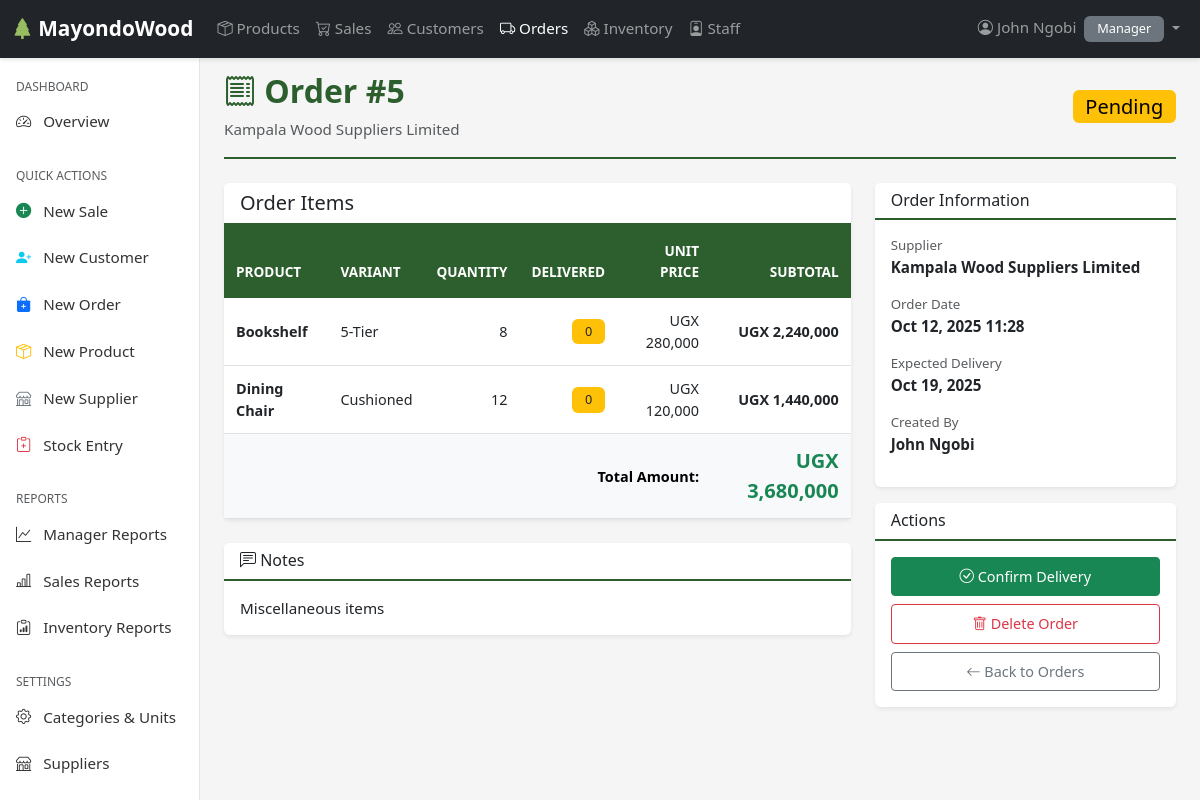
/orders/5/ (signed in), run on the app's committed database.
### users/models.py (models this page shows, shortened)
class Employee(AbstractUser):
    ROLES = [
        ('SALES', 'Sales'),
        ('INVENTORY', 'Inventory'),
        ('MANAGER', 'Manager'),
    ]
    role = models.CharField(max_length=20, choices=ROLES)
    phone = models.CharField(max_length=15, blank=True, null=True)
    address = models.TextField(blank=True, null=True)
    is_active = models.BooleanField(default=True)
    created_at = models.DateTimeField(auto_now_add=True)
    updated_at = models.DateTimeField(auto_now=True)
    class Meta:
        ordering = ['-date_joined']
        verbose_name = 'Employee'
        verbose_name_plural = 'Employees'

### orders/models.py (models this page shows, shortened)
class Order(models.Model):
    STATUS_CHOICES = [
        ('PENDING', 'Pending'),
        ('DELIVERED', 'Delivered'),
        ('PARTIAL', 'Partially Delivered'),
        ('CANCELLED', 'Cancelled'),
    ]
    supplier = models.ForeignKey(Supplier, on_delete=models.PROTECT, related_name='orders')
    order_date = models.DateTimeField(auto_now_add=True)
    expected_delivery = models.DateField(null=True, blank=True)
    created_by = models.ForeignKey(Employee, on_delete=models.SET_NULL, null=True, related_name='created_orders')
    received_by = models.ForeignKey(Employee, on_delete=models.SET_NULL, null=True, blank=True, related_name='confirmed_orders')
    received_date = models.DateTimeField(null=True, blank=True)
    notes = models.TextField(blank=True)
    status = models.CharField(max_length=20, choices=STATUS_CHOICES, default='PENDING')
    created_at = models.DateTimeField(auto_now_add=True)
    updated_at = models.DateTimeField(auto_now=True)
    class Meta:
        ordering = ['-order_date']
    @property
    def total_amount(self):
        return sum(item.subtotal for item in self.items.all())

class Supplier(models.Model):
    name = models.CharField(max_length=100, unique=True)
    email = models.EmailField(blank=True)
    phone = models.CharField(max_length=20, blank=True)
    contact_person  = models.CharField(max_length=100)
    address = models.TextField(blank=True)
    notes = models.TextField(blank=True)
    is_active = models.BooleanField(default=True)
    created_at = models.DateTimeField(auto_now_add=True)
    updated_at = models.DateTimeField(auto_now=True)
    class Meta:
        ordering = ['name']

class OrderItem(models.Model):
    order = models.ForeignKey(Order, on_delete=models.CASCADE, related_name='items')
    variant = models.ForeignKey('products.ProductVariant', on_delete=models.PROTECT, related_name='order_items')
    quantity = models.PositiveIntegerField(validators=[MinValueValidator(1)])
    delivered_quantity = models.PositiveIntegerField(default=0)
    unit_price = models.IntegerField()
    is_delivered = models.BooleanField(default=False)
    notes = models.TextField(blank=True)
    created_at = models.DateTimeField(auto_now_add=True)
    updated_at = models.DateTimeField(auto_now=True)
    @property
    def subtotal(self):
        return self.quantity * self.unit_price

### products/models.py (models this page shows, shortened)
class ProductVariant(models.Model):
    product = models.ForeignKey(Product, on_delete=models.CASCADE, related_name='variants')
    variant_name = models.CharField(max_length=100)
    price = models.IntegerField(default=0)
    stock_quantity = models.PositiveIntegerField(default=0)
    reorder_level = models.PositiveIntegerField(default=5)
    is_active = models.BooleanField(default=True)
    created_at = models.DateTimeField(auto_now_add=True)
    updated_at = models.DateTimeField(auto_now=True)
    class Meta:
        ordering = ['product__name', 'variant_name']
        unique_together = [['product', 'variant_name']]

class Product(models.Model):
    name = models.CharField(max_length=100)
    category = models.ForeignKey(Category, on_delete=models.PROTECT, related_name='products')
    unit = models.ForeignKey(Unit, on_delete=models.PROTECT, related_name='products')
    supplier = models.ForeignKey('orders.Supplier', on_delete=models.SET_NULL, null=True, blank=True, related_name='products')
    description = models.TextField(blank=True)
    is_active = models.BooleanField(default=True)
    created_at = models.DateTimeField(auto_now_add=True)
    updated_at = models.DateTimeField(auto_now=True)
    class Meta:
        ordering = ['name']
        unique_together = [['name', 'category']]

### orders/views.py (the view)
# urls.py: path('<int:pk>/', views.order_detail, name='order_detail'),
@login_required
@user_passes_test(is_inventory_or_manager, login_url="users:login")
def order_detail(request, pk):
    order = get_object_or_404(
        Order.objects.select_related('supplier', 'created_by', 'received_by')
        .prefetch_related('items__variant__product'),
        pk=pk
    )
    return render(request, 'orders/order_detail.html', {
        'order': order,
        'title': f"Order #{order.id} Details"
    })

### orders/views.py (called while the page is built)
def is_inventory_or_manager(user):
    return user.is_authenticated and user.role in ['INVENTORY', 'MANAGER']

### orders/templates/orders/order_detail.html (shortened to what this page needs)
{% extends 'base.html' %}
{% load static humanize %}
{% block content %}
<div class="page-header mb-4">
    <div class="d-flex justify-content-between align-items-center">
        <div>
            <h1><i class="bi bi-receipt"></i> Order #{{ order.id }}</h1>
            <p class="text-muted mb-0">{{ order.supplier.name }}</p>
        </div>
        <div>
            <span class="badge badge-{{ order.status|lower }} fs-5">
                {{ order.get_status_display }}
            </span>
        </div>
    </div>
</div>
<div class="row">
    <div class="col-lg-8">
        <div class="card mb-4">
            <div class="card-header">
                <h5 class="mb-0">Order Items</h5>
            </div>
            <div class="card-body p-0">
                <div class="table-responsive">
                    <table class="table table-hover mb-0">
                        <thead>
                            <tr>
                                <th>Product</th>
                                <th>Variant</th>
                                <th class="text-end">Quantity</th>
                                <th class="text-end">Delivered</th>
                                <th class="text-end">Unit Price</th>
                                <th class="text-end">Subtotal</th>
                            </tr>
                        </thead>
                        <tbody>
                            {% for item in order.items.all %}
                            <tr>
                                <td><strong>{{ item.variant.product.name }}</strong></td>
                                <td>{{ item.variant.variant_name }}</td>
                                <td class="text-end">{{ item.quantity }}</td>
                                <td class="text-end">
                                    <span class="badge {% if item.is_delivered %}bg-success{% else %}bg-warning text-dark{% endif %}">
                                        {{ item.delivered_quantity }}
                                    </span>
                                </td>
                                <td class="text-end">UGX {{ item.unit_price|floatformat:0|intcomma }}</td>
                                <td class="text-end"><strong>UGX {{ item.subtotal|floatformat:0|intcomma }}</strong></td>
                            </tr>
                            {% endfor %}
                        </tbody>
                        <tfoot>
                            <tr class="table-light">
                                <td colspan="5" class="text-end"><strong>Total Amount:</strong></td>
                                <td class="text-end">
                                    <strong class="fs-5 text-success">UGX {{ order.total_amount|floatformat:0|intcomma }}</strong>
                                </td>
                            </tr>
                        </tfoot>
                    </table>
                </div>
            </div>
        </div>
        {% if order.notes %}
        <div class="card">
            <div class="card-header">
                <h6 class="mb-0"><i class="bi bi-chat-left-text"></i> Notes</h6>
            </div>
            <div class="card-body">
                <p class="mb-0">{{ order.notes }}</p>
            </div>
        </div>
        {% endif %}
    </div>
    <div class="col-lg-4">
        <div class="card mb-3">
            <div class="card-header">
                <h6 class="mb-0">Order Information</h6>
            </div>
            <div class="card-body">
                <div class="mb-3">
                    <small class="text-muted d-block">Supplier</small>
                    <strong>{{ order.supplier.name }}</strong>
                </div>
                <div class="mb-3">
                    <small class="text-muted d-block">Order Date</small>
                    <strong>{{ order.order_date|date:"M d, Y H:i" }}</strong>
                </div>
                {% if order.expected_delivery %}
                <div class="mb-3">
                    <small class="text-muted d-block">Expected Delivery</small>
                    <strong>{{ order.expected_delivery|date:"M d, Y" }}</strong>
                </div>
                {% endif %}
                <div class="mb-3">
                    <small class="text-muted d-block">Created By</small>
                    <strong>{{ order.created_by.get_full_name|default:order.created_by.username }}</strong>
                </div>
            </div>
        </div>
        <div class="card">
            <div class="card-header">
                <h6 class="mb-0">Actions</h6>
            </div>
            <div class="card-body">
                {% if order.status == 'PENDING' or order.status == 'PARTIAL' %}
                <a href="{% url 'orders:confirm_delivery' order.pk %}" class="btn btn-success w-100 mb-2">
                    <i class="bi bi-check-circle"></i> Confirm Delivery
                </a>
                {% endif %}
                {% if user.role == 'MANAGER' and order.status != 'DELIVERED' %}
                <a href="{% url 'orders:delete_order' order.pk %}" class="btn btn-outline-danger w-100">
                    <i class="bi bi-trash"></i> Delete Order
                </a>
                {% endif %}
                <a href="{% url 'orders:order_list' %}" class="btn btn-outline-secondary w-100 mt-2">
                    <i class="bi bi-arrow-left"></i> Back to Orders
                </a>
            </div>
        </div>
    </div>
</div>
{% endblock %}

### templates/includes/navbar.html (shortened to what this page needs)
{% load static %}
<nav class="navbar navbar-expand-lg navbar-dark bg-dark fixed-top">
    <div class="container-fluid">
        <a class="navbar-brand" href="{% url 'users:dashboard' %}">
            <i class="bi bi-tree-fill"></i> MayondoWood
        </a>
        <div class="collapse navbar-collapse" id="navbarNav">
            <ul class="navbar-nav me-auto">
                <li class="nav-item">
                    <a class="nav-link {% if request.resolver_match.url_name == 'product_list' %}active{% endif %}"
                       href="{% url 'products:product_list' %}">
                        <i class="bi bi-box-seam"></i> Products
                    </a>
                </li>
                {% if user.role in 'MANAGER,SALES' %}
                <li class="nav-item">
                    <a class="nav-link {% if 'sales' in request.path %}active{% endif %}"
                       href="{% url 'sales:sale_list' %}">
                        <i class="bi bi-cart-check"></i> Sales
                    </a>
                </li>
                <li class="nav-item">
                    <a class="nav-link {% if 'customer' in request.path %}active{% endif %}"
                       href="{% url 'sales:customer_list' %}">
                        <i class="bi bi-people"></i> Customers
                    </a>
                </li>
                {% endif %}
                {% if user.role in 'MANAGER,INVENTORY' %}
                <li class="nav-item">
                    <a class="nav-link {% if 'orders' in request.path %}active{% endif %}"
                       href="{% url 'orders:order_list' %}">
                        <i class="bi bi-truck"></i> Orders
                    </a>
                </li>
                <li class="nav-item">
                    <a class="nav-link {% if 'inventory' in request.path %}active{% endif %}"
                       href="{% url 'inventory:stock_list' %}">
                        <i class="bi bi-boxes"></i> Inventory
                    </a>
                </li>
                {% endif %}
                {% if user.role == 'MANAGER' %}
                <li class="nav-item">
                    <a class="nav-link {% if 'staff' in request.path %}active{% endif %}"
                       href="{% url 'users:staff_list' %}">
                        <i class="bi bi-person-badge"></i> Staff
                    </a>
                </li>
                {% endif %}
            </ul>
            <ul class="navbar-nav">
                <li class="nav-item dropdown">
                    <a class="nav-link dropdown-toggle" href="#" id="userDropdown" role="button"
                       data-bs-toggle="dropdown" aria-expanded="false">
                        <i class="bi bi-person-circle"></i> {{ user.get_full_name|default:user.username }}
                        <span class="badge bg-secondary ms-1">{{ user.get_role_display }}</span>
                    </a>
                </li>
            </ul>
        </div>
    </div>
</nav>

### static/css/styles.css (style rules this page uses)
:root { --primary-color: #2c5f2d; --secondary-color: #97bc62; --dark-color: #1a1a1a; --light-color: #f8f9fa; --danger-color: #dc3545; --warning-color: #ffc107; --success-color: #28a745; --info-color: #17a2b8; }
body { font-family: 'Segoe UI', Tahoma, Geneva, Verdana, sans-serif; font-size: 0.95rem; background-color: #f5f5f5; }
.navbar { box-shadow: 0 2px 4px rgba(0,0,0,.1); }
.navbar-brand { font-weight: 600; font-size: 1.3rem; }
.navbar-brand i { color: var(--secondary-color); }
.card { box-shadow: 0 0.125rem 0.25rem rgba(0, 0, 0, 0.075); border: none; margin-bottom: 1.5rem; transition: transform 0.2s ease; }
.card-header { background-color: white; border-bottom: 2px solid var(--primary-color); font-weight: 600; }
.table { font-size: 0.9rem; background-color: white; }
.table thead th { background-color: var(--primary-color); color: white; border: none; font-weight: 600; text-transform: uppercase; font-size: 0.85rem; padding: 1rem 0.75rem; }
.table tbody tr { transition: background-color 0.2s ease; }
.table td { vertical-align: middle; padding: 0.75rem; }
.badge { padding: 0.4rem 0.8rem; font-weight: 500; font-size: 0.8rem; }
.badge-pending { background-color: var(--warning-color); color: #000; }
.btn { font-size: 0.9rem; padding: 0.5rem 1.2rem; border-radius: 0.25rem; transition: all 0.3s ease; }
.page-header { padding-bottom: 1rem; margin-bottom: 1.5rem; margin-top: 3rem; border-bottom: 2px solid var(--primary-color); }
.page-header h1 { color: var(--primary-color); font-weight: 700; font-size: 2rem; }

### data on the page
Employee: get_full_name "John Ngobi", role "Manager"
Order: id "5", supplier.name "Kampala Wood Suppliers Limited", status "Pending", total_amount "3,680,000", notes "Miscellaneous items", order_date "Oct 12, 2025 11:28", expected_delivery "Oct 19, 2025", created_by.get_full_name "John Ngobi"
OrderItem: variant.product.name "Bookshelf", variant.variant_name "5-Tier", quantity "8", delivered_quantity "0", unit_price "280,000", subtotal "2,240,000"
OrderItem: variant.product.name "Dining Chair", variant.variant_name "Cushioned", quantity "12", delivered_quantity "0", unit_price "120,000", subtotal "1,440,000"
